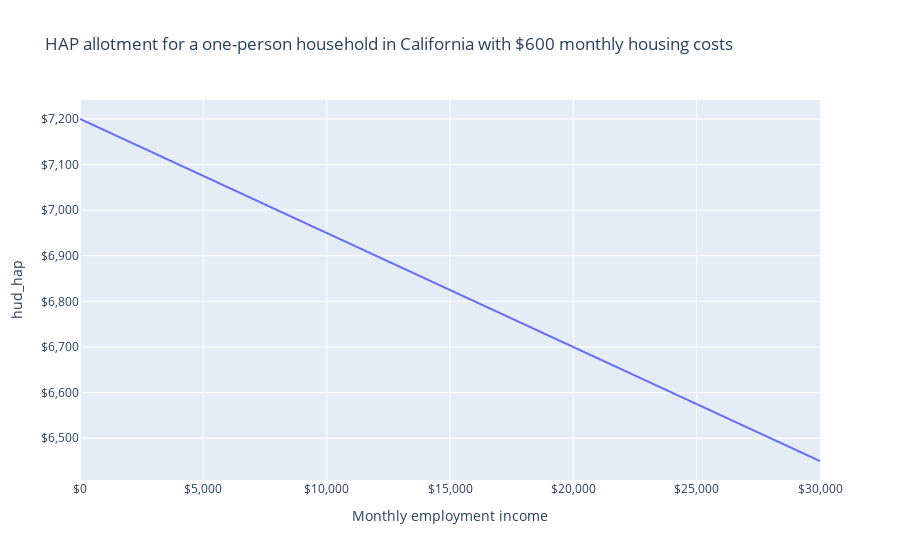

The cell this chart's notebook holds for it:
### Markdown cell above
What if their earnings change?
They receive the maximum allotment of \$250 per month until they reach \$720 in monthly earnings, plus the \$95 emergency allotment, coming to \$345.
When their income hits \$980 per month, their normal allotment falls to \$155, at which point their total allotment stabilizes at \$250.
The normal allotment then continues to fall until their earnings reach \$1,350, at which point their continue to receive the \$20 minimum monthly allotment until they reach \$2,150 per month, 200% of the poverty line.
At 200% of the poverty line, both their normal and full allotment fall to \$0.

### Code cell
sim_emp.vary("employment_income", max=2500 * 12, step=120)

import plotly.express as px

LABELS = dict(
    employment_income="Monthly employment income",
    dividend_income="Monthly dividend income",
    income="Monthly income",
    income_source="Income source",
    housing_cost="Monthly housing cost",
    snap="Monthly SNAP allotment",
    mtr="Marginal tax rate from SNAP",
    housing_subsidy_rate="Housing subsidy rate from SNAP",
    allotment="SNAP allotment",
)

emp_df_full = pd.DataFrame(
    dict(
        employment_income=sim_emp.calc("employment_income")[0],
        hud_hap=sim_emp.calc("hud_hap")[0],
        mtr=-sim_emp.deriv("hud_hap", "employment_income"),
        housing_assistance=sim_emp.calc("housing_assistance")[0]
    ))

fig = px.line(
    emp_df_full,
    "employment_income",
    "housing_assistance",
    labels=LABELS,
    title="HAP allotment for a one-person household in California with $600 monthly housing costs",
)
fig.update_layout(xaxis_tickformat="$,", yaxis_tickformat="$,")
fig.show()

### Figure 1 — Plotly figure (JSON) as saved in the notebook; plotly's stock layout.template omitted (floating-point values rounded to 4 significant figures; data arrays with more than 128 entries replaced by an {"elided": "..."} marker saying what was removed)
{"data": [{"hovertemplate": "Monthly employment income=%{x}<br>hud_hap=%{y}<extra></extra>", "legendgroup": "", "line": {"color": "#636efa", "dash": "solid"}, "marker": {"symbol": "circle"}, "mode": "lines", "name": "", "orientation": "v", "showlegend": false, "type": "scatter", "x": {"elided": "251 int values"}, "xaxis": "x", "y": {"elided": "251 int values"}, "yaxis": "y"}], "layout": {"legend": {"tracegroupgap": 0}, "title": {"text": "HAP allotment for a one-person household in California with $600 monthly housing costs"}, "xaxis": {"anchor": "y", "domain": [0, 1], "tickformat": "$,", "title": {"text": "Monthly employment income"}}, "yaxis": {"anchor": "x", "domain": [0, 1], "tickformat": "$,", "title": {"text": "hud_hap"}}}}
